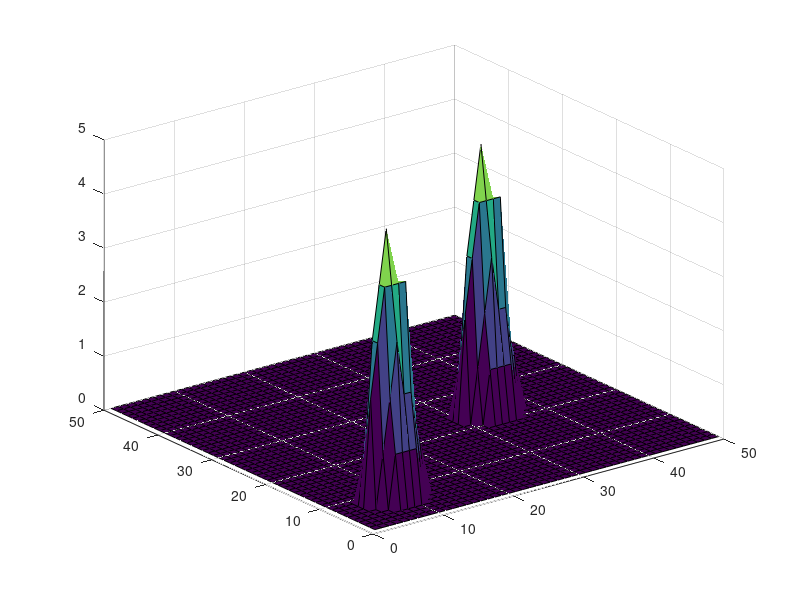

Write MATLAB code to recreate this figure.
% Numerical methods for economics
% Author: Camilla Nore
% Date: 2015-08-13

%% Task 2.1 Variable and statement
%  Task 2.1.1 Check output and order of operations
25/4*4
3+4^2
4/12+12
3^2
(5-2)*3

% Task 2.1.2 Rounding numbers

% Task 2.1.3 Normal distribution
X = linspace(0,10,101);
mean = 5;
sigmasq = 1^2;
pdf = normpdf(X,mean,sigmasq);
cdf = normcdf(X,mean,sigmasq);
plot(X,pdf)
hold on
plot(X,cdf)
hold off
title('PDF and CDF for normal distribution')

% Find the probability that x is between 4.2 and 5.5.
P = cdf(56)-cdf(43)

%% Task 2.1.4 Loading data file
testmat= rand(2,3)*4-1; % Random numbers between -1 and 3
save('testmat.mat','testmat')
% Clear all variables, and Load from file
clear all
load('testmat.mat','testmat')
testmat
% Calculate the mean of every column in the matrix
dim_column = 1;
mean_of_columns = mean(testmat,dim_column)

%% Task 2.2 Vector and Matrix

% 2.2.2 

matrixA = zeros(6,6);
for i = 1:6
  for j = 1:6
    matrixA(i,j) = i*10 + j;
  end
end
matrixA
%(a) Matrix of dimension 4*4 from center.
center4 = matrixA(2:5,2:5)
%(b) Matrix of dimension 5*3 selecting column 2, 3, 5.
selected = matrixA(1:5, 2:4);
selected(:,3) = matrixA(1:5,5)    % selection by substituting last row
selected2 = matrixA(1:5, [2,3,5]) % selection by list of indices
%(c) Vector with elements from the first row.
vector = matrixA(1,[1,3,4,5])'

%% Task 2.2.3 Square matrix
A = [1,3;2,3]
B = [7,6
     8,9]
% (a)
check_inverse = A*A^-1 - eye(2)
% (b)
check_division_minus_inverse = A/B - A*B^-1 % A division operator x = A\b 
% produces the solution using Gaussian elimination, without forming the 
% inverse. See mldivide (\) and mrdivide (/) for further information.
% http://se.mathworks.com/help/matlab/ref/inv.html 
% (c)
check_ldivision = A\B -A^-1*B
% (d)
check_commutativity_of_transposed = (A*B)' - B'*A'

%% Task 2.2.4
Y = [2,2,3,4.5,2.3,5.5,6.2,8]'
X = ones(8,2);
X(:,2) = [4.2 3.7 2.9 7.1 2.5 6 4.9 6.9]

% (a)
beta = (X'*X)^-1 * X'*Y
% (b)
sigma = 1
etha = sigma^2*(X'*X)

%% Task 2.2.5 
% Generate this matrix, but what is the trick?
m = [
0 0 1 1 1 1 0 0
0 1 2 3 2 2 1 0
2 3 4 4 4 4 1 1
1 3 4 5 4 3 2 1
0 0 2 3 2 2 0 0
0 0 0 1 1 0 0 0 ];

% (a)
p = zeros(50);
%(b)
p(5:10,5:12) = m;
% (c)
p(20:25,30:37) = m;
%(d)
surf(p)

%% Task 2.3 Loop

% 2.3.1 Row vector, by loop and vector notation.

vectorA = zeros(1,100);
for i = 1:100
  vectorA(i) = 1 / i^2;
end
